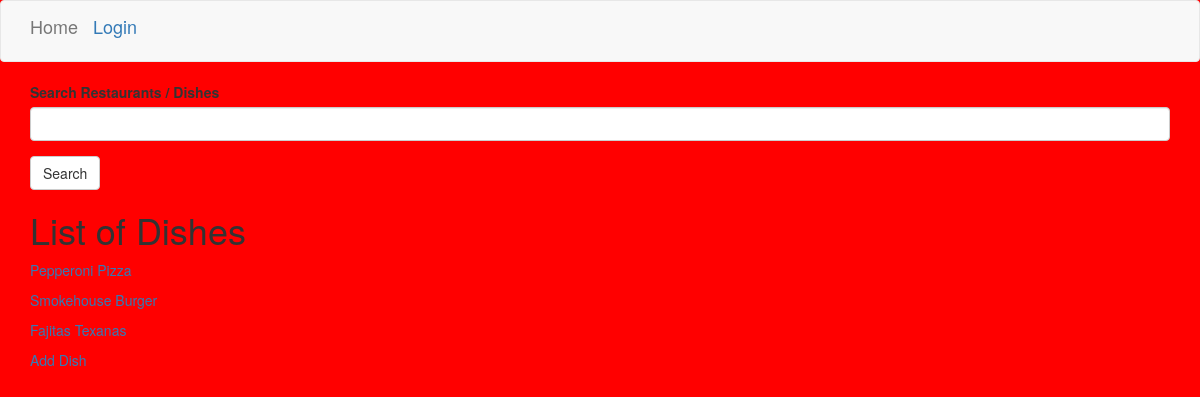
The page /dishes on the database as committed earlier.
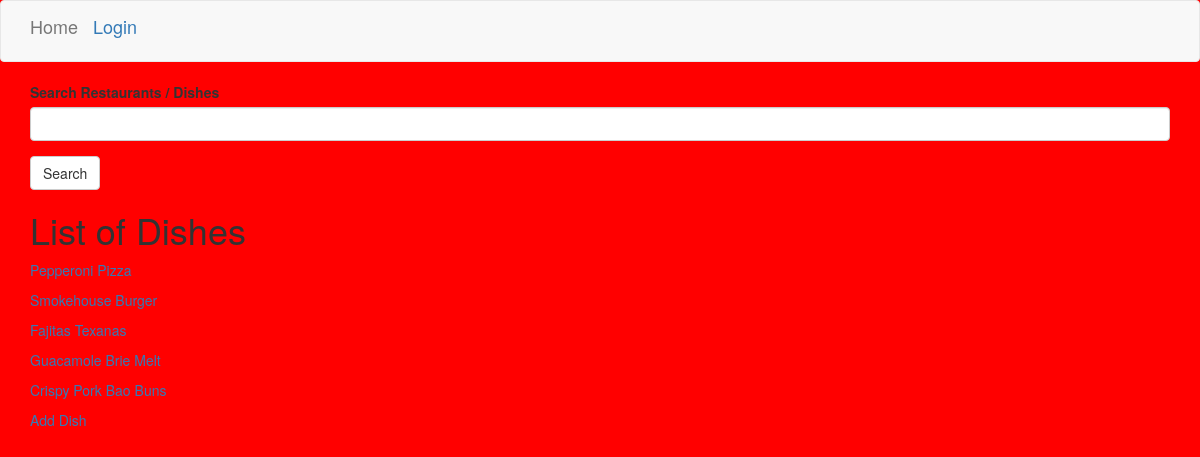
The same page on the database as committed later.
### app/models.py (models this page shows, shortened)
class Dish(db.Model):
    id = db.Column(db.Integer, primary_key=True)
    name = db.Column(db.String(128), index=True, unique=True)
    rating = db.Column(db.Integer)
    price = db.Column(db.Float)
    description = db.Column(db.String(128), index=True)
    r2ds = db.relationship('RestaurantToDish', backref='dish', lazy='dynamic')
    reviews = db.relationship('Review', backref='dish', lazy='dynamic')

### app/routes.py (the view)
@app.route('/dishes', methods=['GET', 'POST'])
def dishes(dishes=None):
    form = SearchBarForm()
    if form.validate_on_submit():
        dishlist = Dish.query.filter(Dish.name.contains(form.search.data)).all()
    else:
        dishlist = Dish.query.all()
    return render_template('dishes.html', title='Dishes', dishes=dishlist, form=form)

### app/forms.py
class SearchBarForm(FlaskForm):
    search = StringField('Search Restaurants / Dishes')
    submit = SubmitField('Search')

### app/templates/dishes.html
{% extends "base.html" %}
{% import 'bootstrap/wtf.html' as wtf %}
{% block app_content %}
    {{ wtf.quick_form(form) }}
    <h1>List of Dishes</h1>
   {% for dish in dishes %}
    <p><a href="{{ url_for('dish', name=dish.name) }}">{{ dish.name }}</a></p>
{% endfor %}
    <a href={{ url_for('newdish') }}>Add Dish</a>
{%  endblock %}

Rows that differ between the two databases and show on the page:
added Dish: name "Guacamole Brie Melt"
added Dish: name "Crispy Pork Bao Buns"
